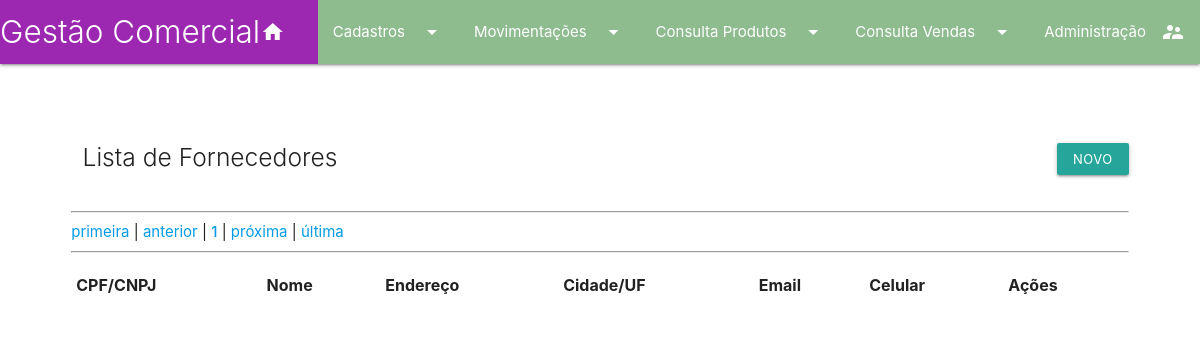
The app's page /lista_fornece.php, older data.
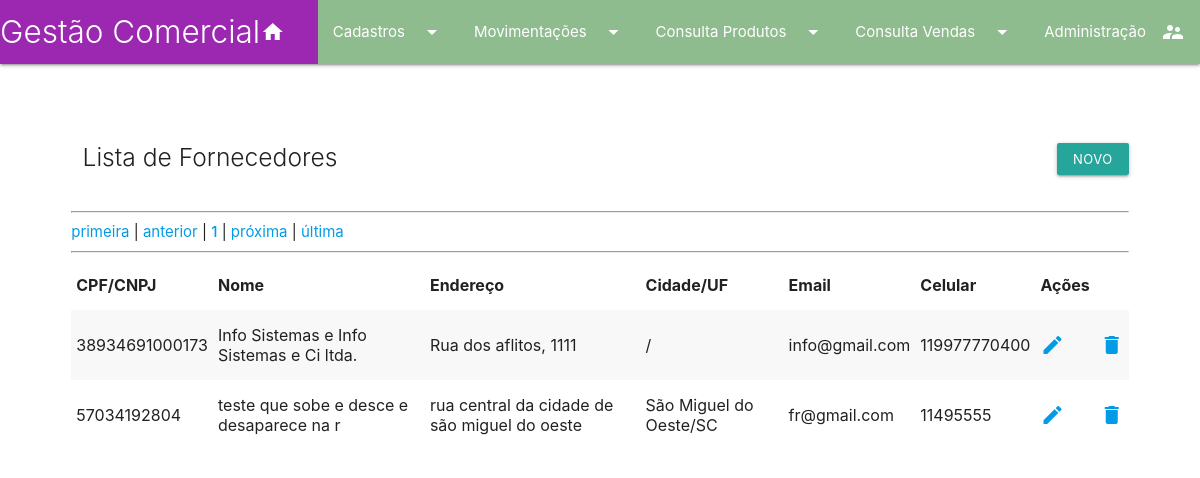
The same page, newer data.
### tables this page shows
CREATE TABLE `tb_fornecedores` (
  `id` int(11) NOT NULL,
  `cpf_cnpj` varchar(16) NOT NULL,
  `nome` varchar(100) NOT NULL,
  `endereco` varchar(100) DEFAULT NULL,
  `bairro` varchar(50) DEFAULT NULL,
  `cidade` varchar(50) DEFAULT NULL,
  `estado` varchar(2) DEFAULT NULL,
  `cep` varchar(9) DEFAULT NULL,
  `email` varchar(100) NOT NULL,
  `telefone` varchar(15) DEFAULT NULL,
  `celular` varchar(15) DEFAULT NULL,
  `operador` int(11) DEFAULT NULL,
  `datatual` date DEFAULT NULL
);

### banco_de_dados/readfor.php (the view, shortened to what this page needs)
<?php
include_once 'conexao.php';
$quantidade = 7;
$pagina     = (isset($_GET['pagina'])) ? (int)$_GET['pagina'] : 1;
$inicio     = ($quantidade * $pagina) - $quantidade;
$strsql ="select id, cpf_cnpj, nome, endereco, cidade,estado,email, celular from tb_fornecedores ORDER BY nome LIMIT $inicio, $quantidade";
$querySelect = $link->query($strsql);
while ($registros = $querySelect->fetch_assoc()):
    $id = $registros['id'];
    $cpf_cnpj = $registros['cpf_cnpj'];
    $nome = $registros['nome'];
    $endereco = $registros['endereco'];
    $cidade = trim($registros['cidade'])  . '/' . trim($registros['estado']);
    $email = $registros['email'];
    $celular = $registros['celular'];
    echo "<tr>";
    echo "<td>$cpf_cnpj</td>";
    echo "<td>$nome</td>";
    echo "<td>$endereco</td>";
    echo "<td>$cidade</td>";
    echo "<td>$email</td>";
    echo "<td>$celular</td>";
    echo "<td><a href='editarFor.php?id=$id'><i class='material-icons'>edit</i></td>";
    echo "<td><a href='../banco_de_dados/deletefor.php?id=";
    echo $id . "&tabela=tb_fornecedores&retorno=../public/lista_fornece.php' ";
    echo ' OnClick=" javascript:return confirm(\'Deseja mesmo excluir o fornecedor:\n ' . $nome . ' ?\');">';
    echo "<i class='material-icons'>delete</i>";
    echo "</td>
</tr>";
endwhile;
include_once 'paginacao.php';
?>

Row changes from the older to the newer data that the page shows:
added tb_fornecedores: cpf_cnpj "38934691000173", nome "Info Sistemas e Info Sistemas e Ci ltda.", endereco "Rua dos aflitos, 1111", cidade "/", email "info@gmail.com", celular "119977770400"
added tb_fornecedores: cpf_cnpj "57034192804", nome "teste que sobe e desce e desaparece na r", endereco "rua central da cidade de são miguel do oeste", cidade "São Miguel do Oeste/SC", email "fr@gmail.com", celular "11495555"
